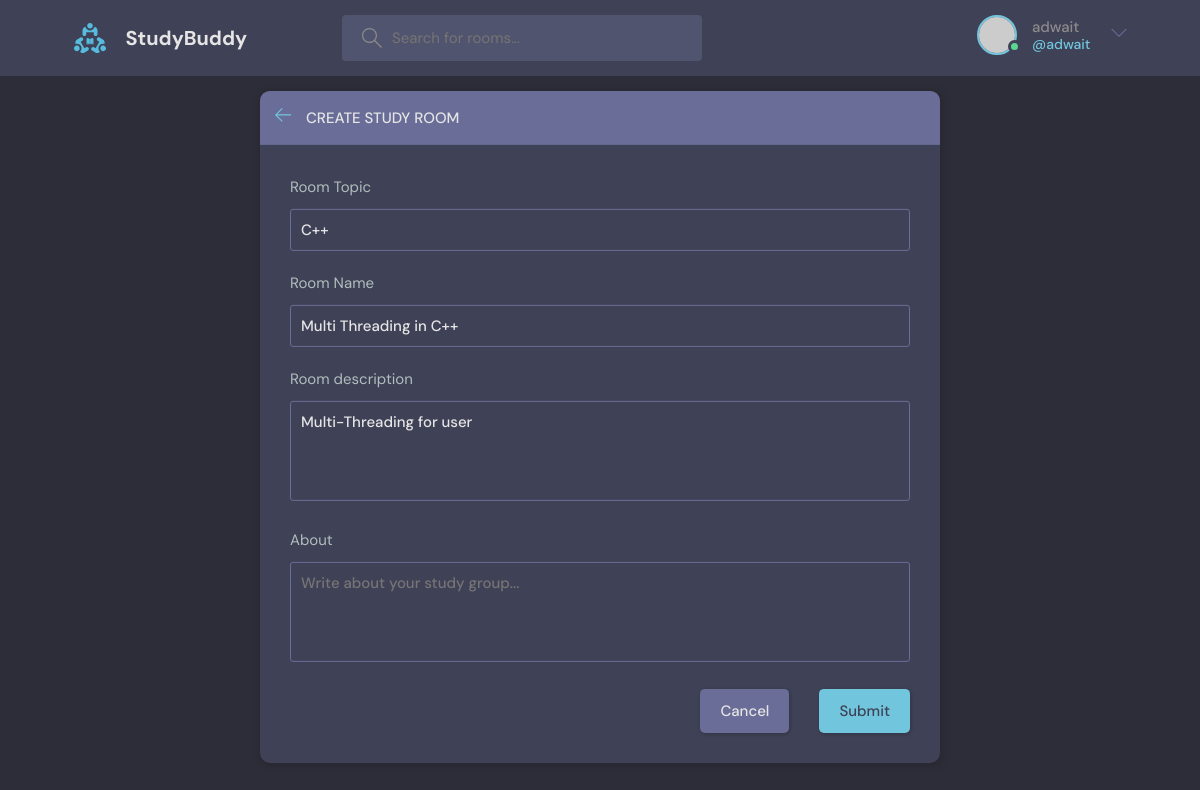
Screenshot of /base/update-room/8/ (signed in) with the database file from the repository.
### base/models.py (models this page shows, shortened)
class Room(models.Model):
    host = models.ForeignKey(User, on_delete=models.CASCADE, null =True)
    topic = models.ForeignKey(Topic, on_delete=models.SET_NULL, null =True)
    name = models.CharField(max_length=200)
    description = models.TextField(null=True, blank=True)
    participants = models.ManyToManyField(User, related_name='participants', blank=True)
    updated = models.DateTimeField(auto_now=True)
    created = models.DateTimeField(auto_now_add=True)
    class Meta:
        ordering = ['-updated', '-created']

class Topic (models.Model):
    name = models.CharField(max_length = 200)

### base/views.py (the view, shortened to what this page needs)
# urls.py: path("update-room/<str:pk>/", views.updateRoom, name="base.updateRoom"),
@login_required(login_url='base.login')
def updateRoom(request, pk):
    room = Room.objects.get(id =pk)
    form = RoomForm(instance=room)
    topics = Topic.objects.all()
    if request.user != room.host:
        return HttpResponse("Not your Room, room can be updated by host only!")
    context = {'form':form, "topics":topics, "room":room}
    return render(request, 'base/room_form.html', context)

### base/forms.py
class RoomForm(ModelForm):
    class Meta:
        model = Room
        fields = '__all__'
        exclude = ['host', 'participants']

### base/templates/base/room_form.html (shortened to what this page needs)
{% extends 'main.html' %} {% block content%}
<main class="create-room layout">
  <div class="container">
    <div class="layout__box">
      <div class="layout__boxHeader">
        <div class="layout__boxTitle">
          <a href="{% url 'base.home' %}">
            <svg
              version="1.1"
              xmlns="http://www.w3.org/2000/svg"
              width="32"
              height="32"
              viewBox="0 0 32 32"
            >
              <title>arrow-left</title>
              <path
                d="M13.723 2.286l-13.723 13.714 13.719 13.714 1.616-1.611-10.96-10.96h27.625v-2.286h-27.625l10.965-10.965-1.616-1.607z"
              ></path>
            </svg>
          </a>
          <h3>Create Study Room</h3>
        </div>
      </div>
      <div class="layout__body">
        <form class="form" action="" method="POST">
          <div class="form__group">
            <label for="room_topic">Room Topic</label>
            <input
              required
              type="text"
              value="{{room.topic.name}}"
              name="topic"
              list="topic-list"
            />
          </div>
          <div class="form__group">
            <label for="room_name">Room Name</label>
            {{form.name}}
          </div>
          <div class="form__group">
            <label for="room_description">Room description</label>
            {{form.description}}
          </div>
          <div class="form__group">
            <label for="room_about">About</label>
            <textarea
              name="room_about"
              id="room_about"
              placeholder="Write about your study group..."
            ></textarea>
          </div>
          <div class="form__action">
            <a class="btn btn--dark" href="index.html">Cancel</a>
            <button class="btn btn--main" type="submit">Submit </button>
          </div>
        </form>
      </div>
    </div>
  </div>
</main>
{%endblock content%}

### templates/navbar.html (shortened to what this page needs)
{% load static %}
<header class="header header--loggedIn">
  <div class="container">
    <a href="{% url 'base.home'%}" class="header__logo">
      <img src="{% static 'images/logo.svg' %}" />
      <h1>StudyBuddy</h1>
    </a>
    <form class="header__search" method="GET" action="{% url 'base.home'%}">
      <label>
        <input name="q" placeholder="Search for rooms..." />
      </label>
    </form>
    <nav class="header__menu">
      {% if request.user.is_authenticated %}
      <div class="header__user">
        <a href="{% url 'base.updateUser' %}">
          <div class="avatar avatar--medium active">
            <img src="https://randomuser.me/api/portraits/men/37.jpg" />
          </div>
          <p>
            {{request.user.username}} <span>@{{request.user.username}}</span>
          </p>
        </a>
        <button class="dropdown-button">
          <svg
            version="1.1"
            xmlns="http://www.w3.org/2000/svg"
            width="32"
            height="32"
            viewBox="0 0 32 32"
          >
            <title>chevron-down</title>
            <path d="M16 21l-13-13h-3l16 16 16-16h-3l-13 13z"></path>
          </svg>
        </button>
      </div>
      {% else %}
      <a href="{% url 'base.login'%}">
        <img src="{% static 'images/avatar.svg' %}" />
        <p>Login</p>
      </a>
      {% endif %}
    </nav>
  </div>
</header>

### rows the page displays
Room: topic "C++", name "Multi Threading in C++", description "Multi-Threading for user"

### other values shown
{{ request.user.username }} "adwait"
